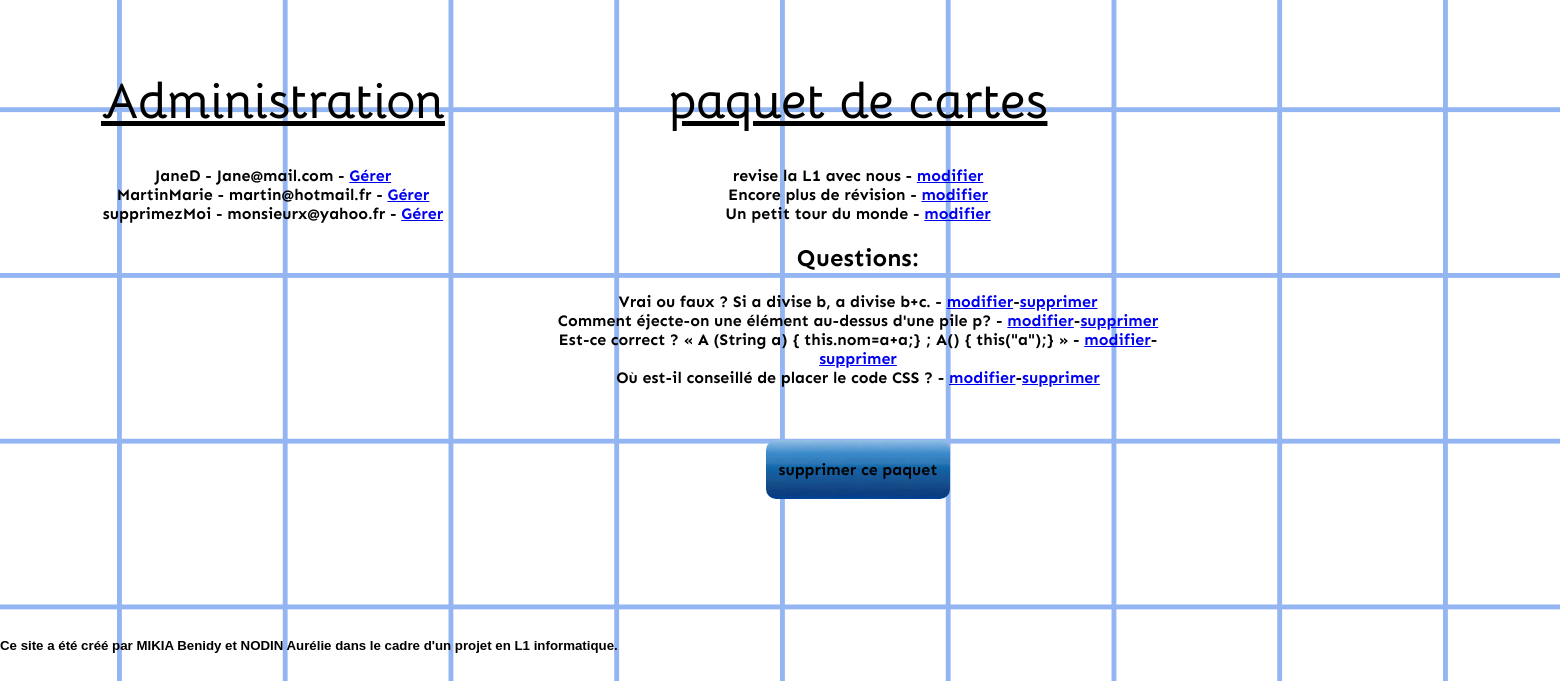
The app's page /memoria/admin.php?p=1 (signed in) with its own data.
### tables this page shows
CREATE TABLE IF NOT EXISTS `user` (
  `id` int(11) NOT NULL AUTO_INCREMENT,
  `nom` varchar(30) NOT NULL,
  `prenom` varchar(30) NOT NULL,
  `age` int(3) UNSIGNED NOT NULL,
  `pseudo` varchar(30) NOT NULL,
  `mdp` text NOT NULL,
  `email` varchar(70) NOT NULL,
  `admin` int(1) NOT NULL,
  PRIMARY KEY (`id`),
  UNIQUE KEY `pseudo` (`pseudo`) USING BTREE,
  UNIQUE KEY `email` (`email`) USING BTREE
);

CREATE TABLE IF NOT EXISTS `paquets` (
  `id` int(11) NOT NULL AUTO_INCREMENT,
  `nom` varchar(30) NOT NULL,
  `id_user` int(11) NOT NULL,
  PRIMARY KEY (`id`),
  UNIQUE KEY `nom` (`nom`)
);

CREATE TABLE IF NOT EXISTS `cartes_questions` (
  `id` int(11) NOT NULL AUTO_INCREMENT,
  `id_user` int(11) NOT NULL,
  `matiere` text NOT NULL,
  `question` text NOT NULL,
  `id_paquet` int(11) NOT NULL,
  PRIMARY KEY (`id`),
  KEY `fk_id_paquet` (`id_paquet`)
);

### memoria/admin.php (the view, shortened to what this page needs)
<?php
$connex = connexion_bd();
$requser = "SELECT * FROM user WHERE admin = 0";
$ligne = mysqli_query($connex, $requser);
$req = "SELECT * FROM paquets";
$ligne_p = mysqli_query($connex, $req);
if(isset($_GET['p'])){
	$paquet =  intval($_GET['p']);
	$req = "SELECT * FROM cartes_questions WHERE id_paquet=".$paquet."";
	$ligne_q = mysqli_query($connex, $req);
}
?>
<!DOCTYPE html>
	<html lang ="fr">
	<head>
		<link rel="stylesheet" type="text/css" href="css/admin.css">
	</head>
	<body >
		<div class="accueil">
		</div>
		<div class="Administration">
		<?php if($_SESSION['admin']==1){ ?>
			<h1><U> Administration</U></h1>
			<ul>
				<?php while($tab = mysqli_fetch_assoc($ligne)){ ?>
				<li><?=htmlspecialchars( $tab['pseudo']) ?> - <?= htmlspecialchars($tab['email']) ?> - <a href="admin.php?id=<?=htmlspecialchars($tab['id']) ?>">Gérer</a></li>
				<?php }?>
			</ul>
		</div>
		<div class="Paquets">
			 <h1><U>paquet de cartes</U> </h1>
			 <ul>
				<?php while($res = mysqli_fetch_assoc($ligne_p)){ ?>
				<li><?= htmlspecialchars($res['nom']) ?> - <a href="admin.php?p=<?=htmlspecialchars($res['id']) ?>">modifier</a></li>
				<?php }?>
			</ul>
			<?php if(isset($paquet)){ ?>
				<h2> Questions:</h2>
				<ul>
				<?php while($question = mysqli_fetch_assoc($ligne_q)){ ?>
					<li><?=htmlspecialchars($question['question']) ?> - <a href="editioncarte.php?p=<?php echo $paquet ?>&id=<?=htmlspecialchars($question['id']) ?>">modifier</a>-<a href="suppressioncarte.php?id=<?php echo htmlspecialchars( $question['id']) ?>&p=<?php echo $paquet ?>">supprimer</a></li>
				<?php }?>
				</ul>
				<br> <br> <br>
				<div class="supprimer">
				<a href="suppressionpaquet.php?p=<?php echo $paquet?>">supprimer ce paquet</a>
			</div>
			<?php } ?>
		</div>
		<?php }else{?>
			<div class="what">
		<p> Tu n'es pas censé(e) être ici :) </p>
		<?php }?>
		<footer>
			<h5>
			Ce site a été créé par MIKIA Benidy et NODIN Aurélie dans le cadre d'un projet en L1 informatique.
			</h5>
		</footer>
	</body>
	</html>

### memoria/css/admin.css (style rules this page uses)
body { padding: 0px; margin: 0px; background: url("../img/background2.png") ; -webkit-background-size: cover; -moz-background-size: cover; -o-background-size: cover; }
h1 { font-family: "Bellota-Bold", sans-serif; font-size: 50px; }
ul { list-style:none; margin-left:0; padding-left:0; }
div.Administration, div.Paquets { font-family: "Sen-Bold", sans-serif; display: inline-block; }
div.Administration { text-align: center; float: left; width:35%; }
div.Paquets { text-align: center; width: 40%; }
div.supprimer a { border-radius: 10px; width : 270px; background-image: url("../img/editer4.png") ; background-position: center; background-size: no-repeat; padding: 20px 13px; font-family: "Sen-Bold", sans-serif; text-decoration: none; color: black; }
footer { font-family: "Amiri-Regular", sans-serif; color : black; }

### records on screen
user: pseudo "JaneD", email "Jane@mail.com"
user: pseudo "MartinMarie", email "martin@hotmail.fr"
user: pseudo "supprimezMoi", email "monsieurx@yahoo.fr"
paquets: nom "revise la L1 avec nous"
paquets: nom "Encore plus de révision"
paquets: nom "Un petit tour du monde"
cartes_questions: question "Vrai ou faux ? Si a divise b, a divise b+c."
cartes_questions: question "Comment éjecte-on une élément au-dessus d'une pile p?"
cartes_questions: question "Est-ce correct ? « A (String a) { this.nom=a+a;} ; A() { this(\"a\");} »"
cartes_questions: question "Où est-il conseillé de placer le code CSS ?"
